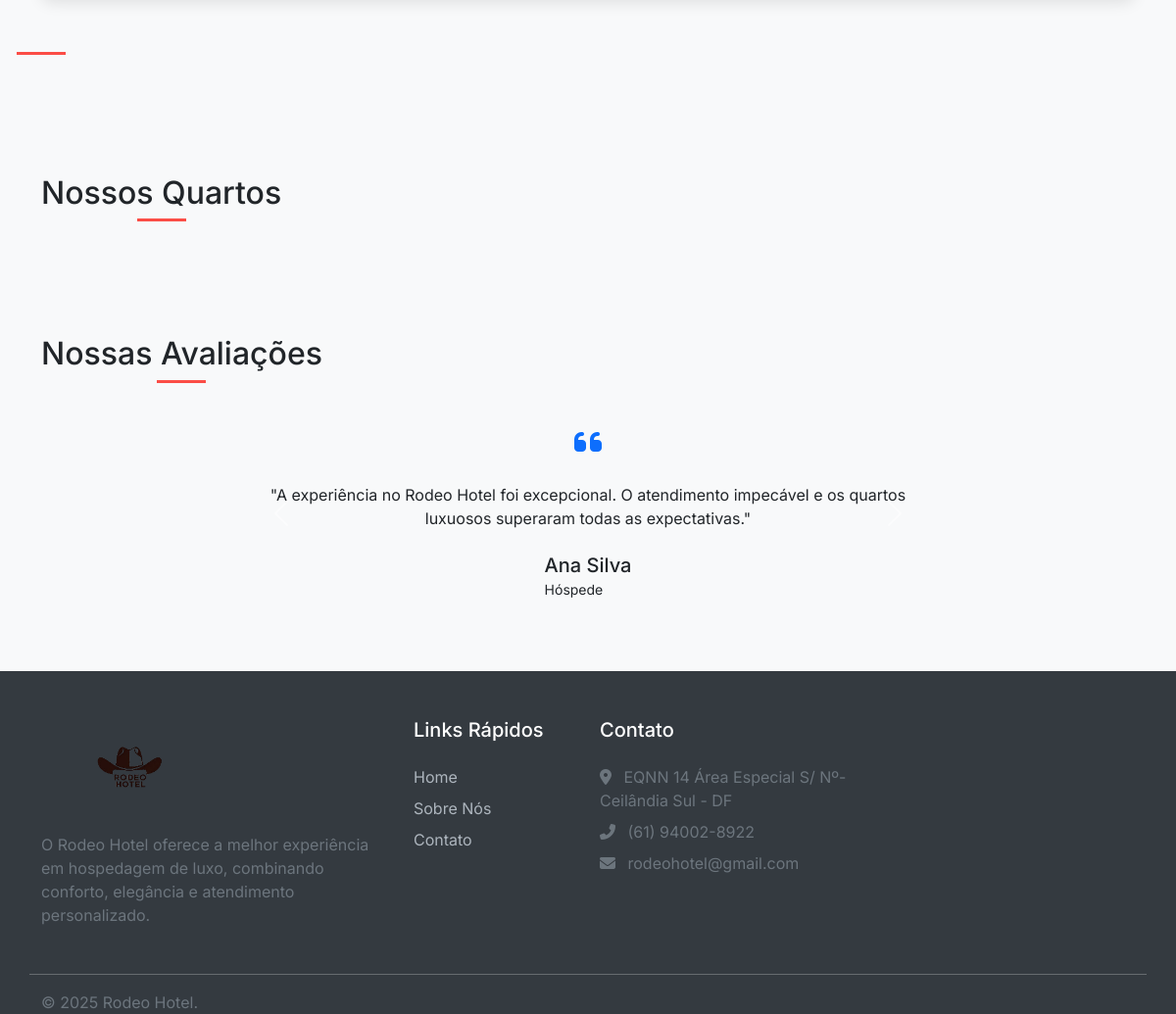
/home.php (lower part), run on an earlier commit of the app's database.
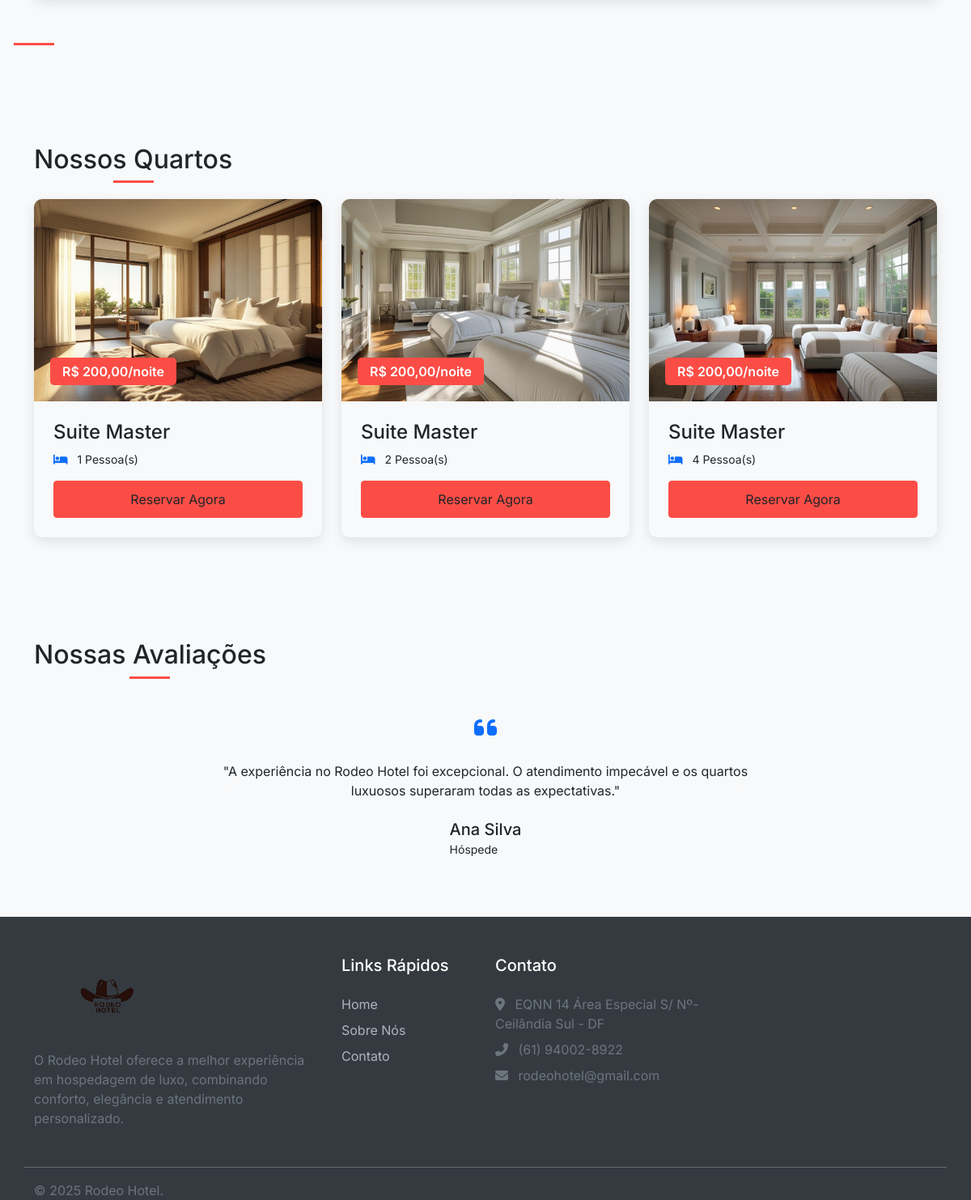
And on a later commit of the database.
### tables this page shows
CREATE TABLE `quarto` (
  `ID_Quarto` int(11) NOT NULL,
  `Status` varchar(45) DEFAULT NULL,
  `Capacidade` int(11) DEFAULT NULL,
  `Categoria_ID_Categoria` int(11) NOT NULL,
  `Foto` varchar(255) DEFAULT NULL,
  `Preco_diaria` decimal(10,2) DEFAULT NULL
);

CREATE TABLE `categoria` (
  `ID_Categoria` int(11) NOT NULL,
  `Nome` varchar(50) NOT NULL
);

### home.php (the view, shortened to what the changed rows need)
<?php
require __DIR__ . '/config/config.php';
?>
<!DOCTYPE html>
<html lang="pt-BR">
<head>
    <link rel="stylesheet" href="https://cdnjs.cloudflare.com/ajax/libs/font-awesome/6.5.0/css/all.min.css">
    <link href="https://cdn.jsdelivr.net/npm/bootstrap@5.0.0/dist/css/bootstrap.min.css" rel="stylesheet">
</head>
<body>
    <section class="py-5">
        <div class="container">
            <h2 class="text-center section-title">Nossos Quartos</h2>
            <div class="row">
                <?php
                $stmt = $pdo->query("SELECT quarto.*, categoria.Nome AS NomeCategoria
                                    FROM quarto
                                    JOIN categoria ON quarto.Categoria_ID_Categoria = categoria.ID_Categoria
                                    LIMIT 3");
                while ($quarto = $stmt->fetch()):
                ?>
                    <div class="col-lg-4 col-md-6">
                        <div class="room-card">
                            <div class="position-relative">
                                <?php if (!empty($quarto['Foto'])): ?>
                                    <img src="/HOTEL/uploads/<?= $quarto['Foto'] ?>" class="img-fluid room-img" alt="<?= $quarto['NomeCategoria'] ?>">
                                <?php else: ?>
                                    <img src="https://via.placeholder.com/600x400?text=Rodeo+Hotel" class="img-fluid room-img" alt="Quarto">
                                <?php endif; ?>
                                <div class="price-tag">R$ <?= number_format($quarto['Preco_diaria'], 2, ',', '.') ?>/noite</div>
                            </div>
                            <div class="p-4">
                                <h4><?= $quarto['NomeCategoria'] ?></h4>
                                <div class="d-flex mb-3">
                                    <small class="me-3"><i class="fas fa-bed me-2 text-primary"></i> <?= $quarto['Capacidade'] ?> Pessoa(s)</small>
                                </div>
                                <a href="/HOTEL/hospede/pages/detalhes_quarto.php?id=<?= $quarto['ID_Quarto'] ?>" class="btn btn-primary-custom w-100">Reservar Agora</a>
                            </div>
                        </div>
                    </div>
                <?php endwhile; ?>
            </div>
        </div>
    </section>
    <section class="py-5">
        <div class="container">
            <h2 class="text-center section-title">Nossas Avaliações</h2>
        </div>
    </section>
</body>
</html>

What changed in the data, as far as the page shows it:
added quarto: Foto (picture), Preco_diaria "200,00", Categoria_ID_Categoria.Nome "Suite Master", Capacidade "1"
added quarto: Foto (picture), Preco_diaria "200,00", Categoria_ID_Categoria.Nome "Suite Master", Capacidade "2"
added quarto: Foto (picture), Preco_diaria "200,00", Categoria_ID_Categoria.Nome "Suite Master", Capacidade "4"
